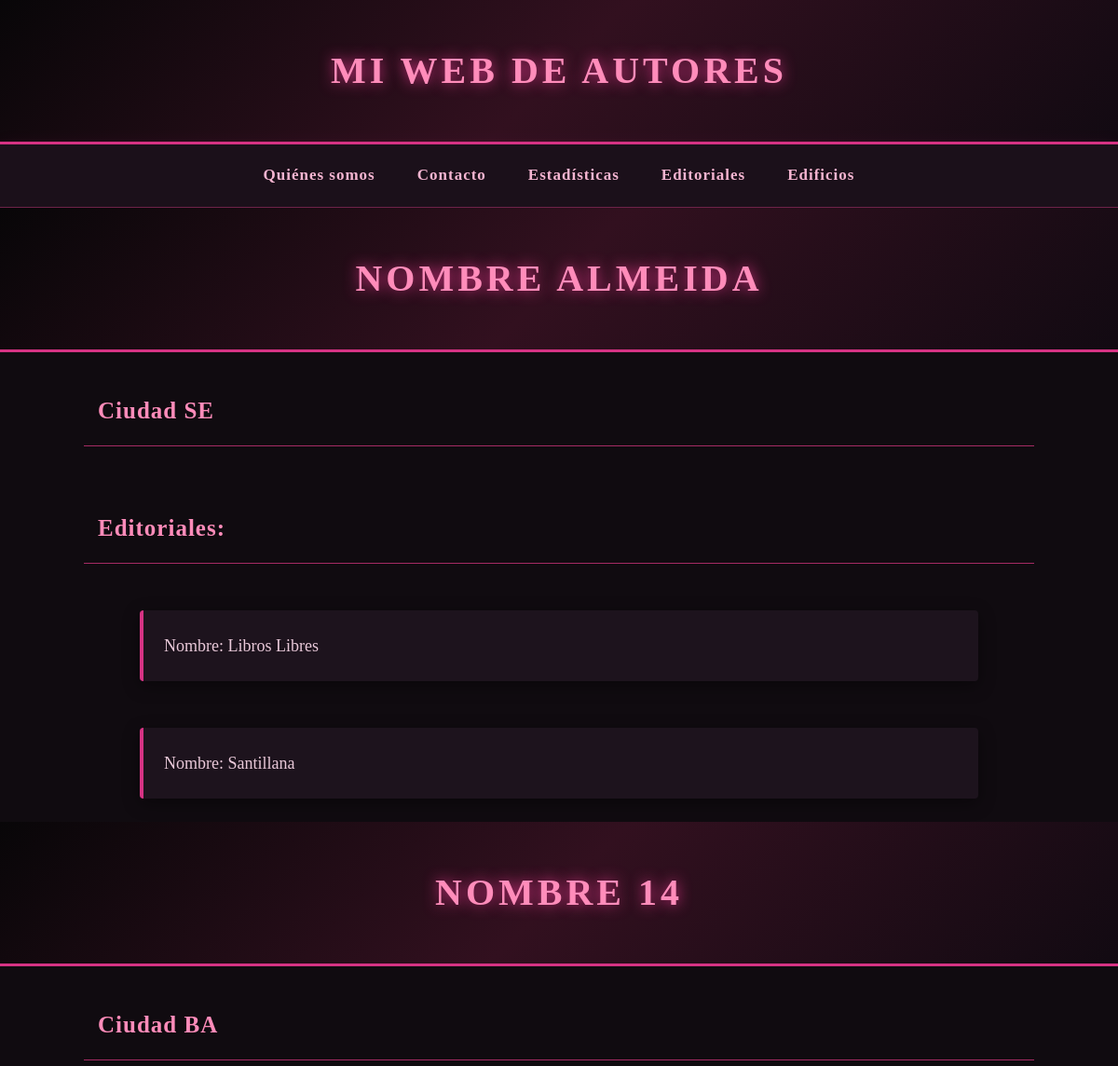
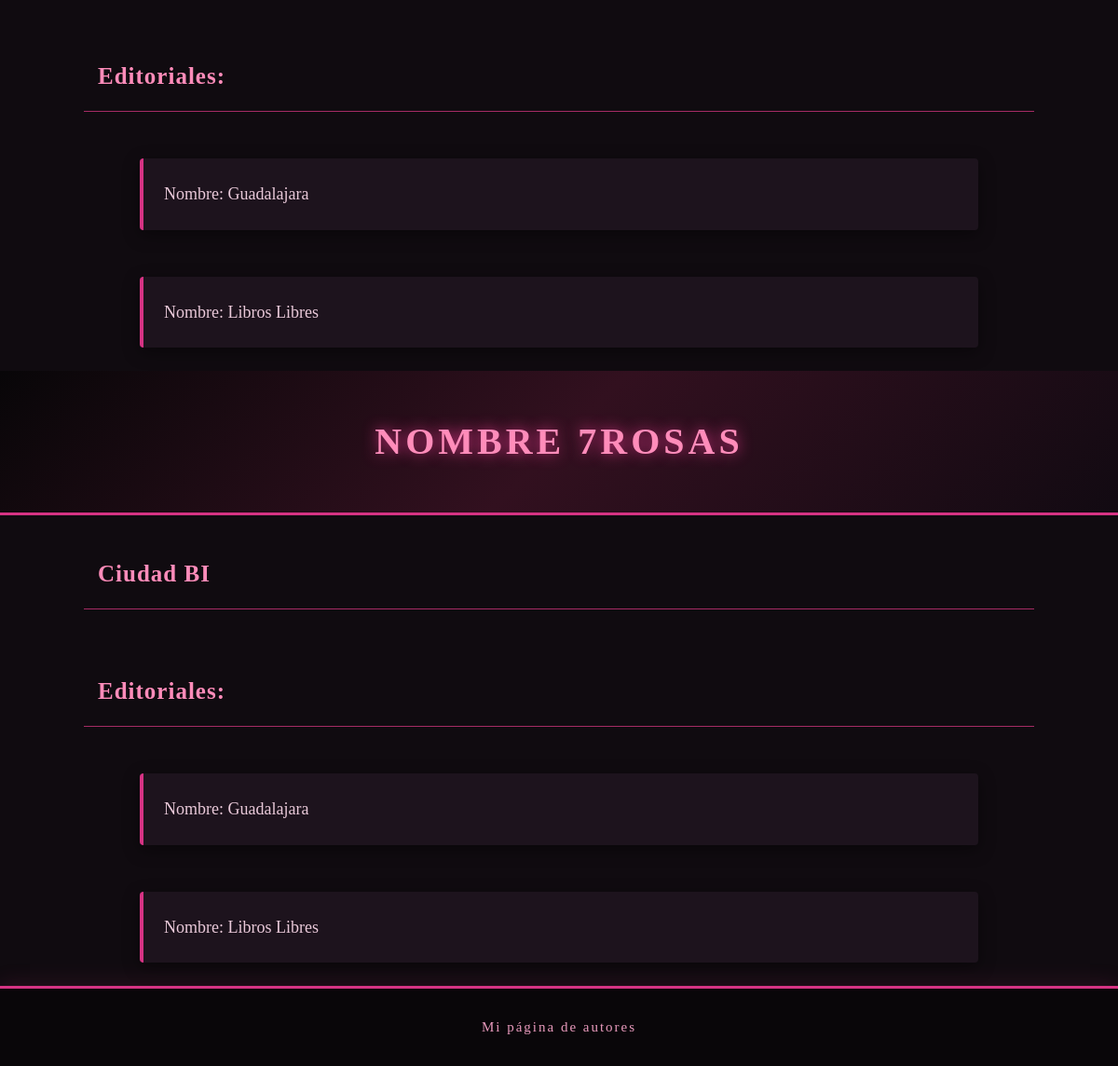
Screenshot of /autores/edificios/ with the database file from the repository (2 pictures, top to bottom).
### autores_clasicos/models.py (models this page shows, shortened)
class Edificio(models.Model):
    class Ciudad(models.TextChoices):
        SEVILLA = 'SE', 'Sevilla',
        MADRID = 'MA', 'Madrid'
        BARCELONA = 'BA', 'Barcelona'
        MURCIA = 'MU', 'Murcia'
        BIELEFELD = 'BI', 'Bielefeld'
    nombre= models.CharField(max_length=200)
    ciudad=models.CharField(max_length=3, choices=Ciudad.choices)

class Editorial(models.Model):
    nombre=models.CharField(max_length=200)
    edificio=models.ManyToManyField(
        Edificio,
        blank=True,
        null=True
    )

### autores_clasicos/views.py (the view)
# urls.py: path('edificios/', views.edificios_todos, name='edificios_todos')
def edificios_todos(request):
    edificios= Edificio.objects.all()
    return render(request, 'autores_clasicos/edificios.html', {'edificios_diccionario': edificios})

### autores_clasicos/templates/autores_clasicos/edificios.html
{% extends 'autores_clasicos/main.html' %}
{% block contenido %}
    {% for edificio in edificios_diccionario %}
    <h1>Nombre {{edificio.nombre}}</h1>
    <h2>Ciudad {{edificio.ciudad}}</h2>
    <h2>Editoriales: </h2>
    {% for editorial in edificio.editorial_set.all %}
    <p>Nombre: {{editorial.nombre}}</p>
    {% endfor %}
    {% endfor %}
{% endblock %}

### autores_clasicos/static/autores_clasicos/css/autores_clasicos.css (style rules this page uses)
* { margin: 0; padding: 0; box-sizing: border-box; }
body { font-family: 'Georgia', serif; background-color: #100b10; color: #f2dce9; line-height: 1.8; min-height: 100vh; display: flex; flex-direction: column; }
h1 { background: linear-gradient(135deg, #080608, #32101f, #120a12); color: #ff8cba; text-align: center; padding: 40px 20px; font-size: 40px; letter-spacing: 4px; text-transform: uppercase; border-bottom: 3px solid #d63384; text-shadow: 0 0 15px #d63384; }
h2 { color: #ff8cba; margin: 25px auto; width: 85%; padding: 15px; border-bottom: 1px solid #a52b64; font-size: 25px; letter-spacing: 1px; }
p { background-color: #1d131d; color: #e9c9d9; width: 85%; max-width: 900px; margin: 25px auto; padding: 22px; border-left: 4px solid #d63384; border-radius: 4px; font-size: 18px; box-shadow: 0 5px 18px rgba(0, 0, 0, 0.4); }

### rows the page displays
Edificio: nombre "ALMEIDA", ciudad "SE"
Editorial: nombre "Libros Libres"
Editorial: nombre "Santillana"
Edificio: nombre "14", ciudad "BA"
Editorial: nombre "Guadalajara"
Edificio: nombre "7ROSAS", ciudad "BI"
